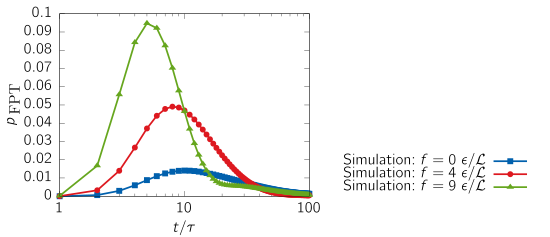

Source code (gnuplot):
reset

set terminal cairo size 14cm,6cm standalone color colortext header \
   "\\renewcommand\\familydefault{\\sfdefault}\\usepackage{cmbright}"

set output "fpt_5010.tex"

set style line 2 lc rgb '#0060ad' lt 1 lw 5 pt 5 ps 0.5   #  blue
set style line 3 lc rgb '#dd181f' lt 1 lw 5 pt 7 ps .5   # red
set style line 4 lc rgb '#66A61E' lt 1 lw 5 pt 9 ps .5   #  green
set style line 6 lc rgb '#ff8800' lt 1 lw 5 pt 11 ps .5   #  orange
set style line 7 lc rgb '#9FAFDF' lt 1 lw 5 pt 13 ps 0.5   #royal blue
set style line 8 lc rgb '#1E90FF' lt 1 lw 5 pt 6 ps 0.5   #  slate blue
set style line 1 lc rgb '#F897C5' lt 1 lw 5 pt 8 ps 0.5   # taffy
set style line 5 lc rgb 'black' lt 1 lw 5 pt 10 ps 0.5   # black
set style line 9 lc rgb '#f1c40f' lt 1 lw 5 pt 12 ps 0.5   #yellow


set format x2 

set multiplot
set origin 0.0,0.0
set size 0.6,1

set ylabel "$p_{\\; \\textrm{FPT}}$" 
set xlabel "$t / \\tau$"


set xtics 0.2
set ytics 0.01

#set yrange [0:0.008]

set logscale x

set key at screen 0.97,0.35

set xrange[1:100]
set xtics 1,10,100

plot "../../data/Urew/markovana_5010.dat" u 0:2 w lp ls 2 title "Simulation$: f=0~\\epsilon / \\mathcal{L}$" ,\
"../../data/Urew/markovana_5410.dat" u 0:2 w lp ls 3 title "Simulation$: f=4~\\epsilon / \\mathcal{L}$" ,\
"../../data/Urew/markovana_5910.dat" u 0:2 w lp ls 4 title "Simulation$: f=9~\\epsilon / \\mathcal{L}$" 
